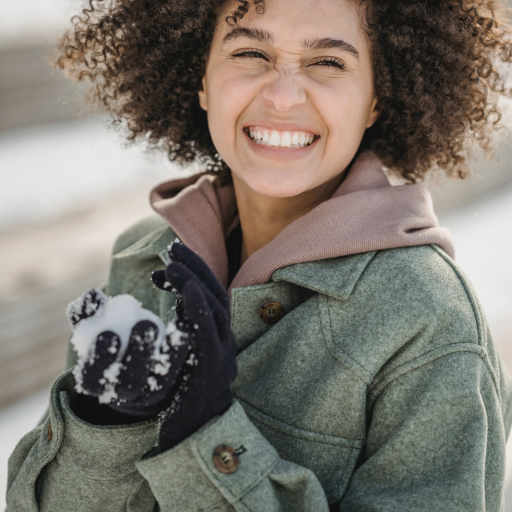
#> input picture demo_image/I0813_01_01.png, 1024 x 1024 px (shown at 1/2 size)
$ python construct_syn.py
#> lines starting #> are read from the running program, lines starting #| are printed output that depends on the picture
#> in synthesize_cbdnet_noise, img is the input picture: PIL image 1024x1024 RGB; mean R, G, B 124.4, 118.5, 109.9
### utils/syn_denoising.py
import numpy as np
from PIL import Image
import cv2, io


def _srgb_to_linear(x):
    x = np.asarray(x, np.float32)
    a, thr = 0.055, 0.04045
    y = np.where(x <= thr, x/12.92, ((x + a)/(1 + a))**2.4)
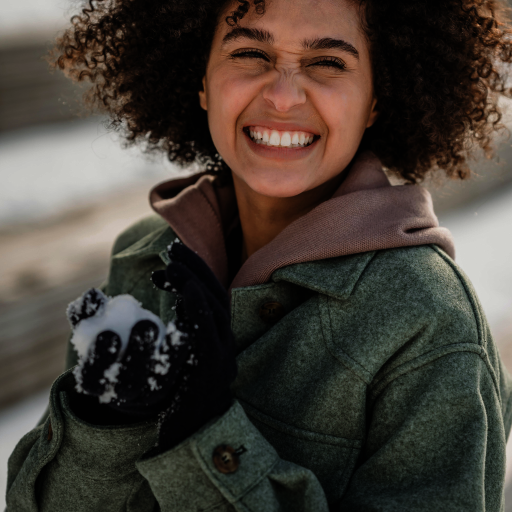
#> y: shape (1024, 1024, 3) float32 (shown at 1/2 size); mean R, G, B 0.273, 0.244, 0.213
    return np.clip(y, 0.0, 1.0)

def _linear_to_srgb(y):
    y = np.asarray(y, np.float32)
    a, thr = 0.055, 0.0031308
    x = np.where(y <= thr, y*12.92, (1 + a)*(y ** (1/2.4)) - a)
    return np.clip(x, 0.0, 1.0)

def _mosaic(rgb_lin, pattern="RGGB"):
    H, W, _ = rgb_lin.shape
    raw = np.zeros((H, W), np.float32)
    # 4 patterns
    if pattern == "RGGB":
        raw[0::2, 0::2] = rgb_lin[0::2, 0::2, 0]
        raw[0::2, 1::2] = rgb_lin[0::2, 1::2, 1]
        raw[1::2, 0::2] = rgb_lin[1::2, 0::2, 1]
        raw[1::2, 1::2] = rgb_lin[1::2, 1::2, 2]
    elif pattern == "BGGR":
        raw[0::2, 0::2] = rgb_lin[0::2, 0::2, 2]
        raw[0::2, 1::2] = rgb_lin[0::2, 1::2, 1]
        raw[1::2, 0::2] = rgb_lin[1::2, 0::2, 1]
        raw[1::2, 1::2] = rgb_lin[1::2, 1::2, 0]
    elif pattern == "GRBG":
        raw[0::2, 0::2] = rgb_lin[0::2, 0::2, 1]
        raw[0::2, 1::2] = rgb_lin[0::2, 1::2, 0]
        raw[1::2, 0::2] = rgb_lin[1::2, 0::2, 2]
        raw[1::2, 1::2] = rgb_lin[1::2, 1::2, 1]
    elif pattern == "GBRG":
        raw[0::2, 0::2] = rgb_lin[0::2, 0::2, 1]
        raw[0::2, 1::2] = rgb_lin[0::2, 1::2, 2]
        raw[1::2, 0::2] = rgb_lin[1::2, 0::2, 0]
        raw[1::2, 1::2] = rgb_lin[1::2, 1::2, 1]
    else:
        raise ValueError("Unknown Bayer pattern")
    return raw


_CV_CODES = {
    "RGGB": ["COLOR_BayerRG2BGR_EA", "COLOR_BayerRG2BGR_VNG", "COLOR_BayerRG2BGR"],
    "BGGR": ["COLOR_BayerBG2BGR_EA", "COLOR_BayerBG2BGR_VNG", "COLOR_BayerBG2BGR"],
    "GRBG": ["COLOR_BayerGR2BGR_EA", "COLOR_BayerGR2BGR_VNG", "COLOR_BayerGR2BGR"],
    "GBRG": ["COLOR_BayerGB2BGR_EA", "COLOR_BayerGB2BGR_VNG", "COLOR_BayerGB2BGR"],
}

def _demosaic_cv2(raw01, pattern):
    raw16 = np.clip(raw01 * 65535.0 + 0.5, 0, 65535).astype(np.uint16)
    code = None
    for name in _CV_CODES[pattern]:
        if hasattr(cv2, name):
            code = getattr(cv2, name)
            break
    if code is None:
        code = getattr(cv2, _CV_CODES[pattern][-1])
    bgr = cv2.cvtColor(raw16, code).astype(np.float32) / 65535.0
    rgb = bgr[..., ::-1]
    return np.clip(rgb, 0.0, 1.0)

def _fit_color_matrix(src_lin, dst_lin, sample_px=200000, eps=1e-6):
    H, W, _ = src_lin.shape
    N = H * W
    if N > sample_px:
        idx = np.random.default_rng().choice(N, sample_px, replace=False)
        X = src_lin.reshape(-1, 3)[idx]
        Y = dst_lin.reshape(-1, 3)[idx]
    else:
        X = src_lin.reshape(-1, 3)
        Y = dst_lin.reshape(-1, 3)

    M, _, _, _ = np.linalg.lstsq(X + eps, Y, rcond=None)  # (3x3)
    return M

def _apply_matrix(img_lin, M):
    H, W, _ = img_lin.shape
    out = img_lin.reshape(-1,3) @ M
    return np.clip(out.reshape(H,W,3), 0.0, 1.0)

def _choose_pattern_and_matrix(L_ref):
    patterns = ["RGGB", "BGGR", "GRBG", "GBRG"]
    best = None
    for p in patterns:
        raw = _mosaic(L_ref, p)
        rec = _demosaic_cv2(raw, p)
        M = _fit_color_matrix(rec, L_ref)
        rec_corr = _apply_matrix(rec, M)
        err = np.mean((rec_corr - L_ref)**2)
        if (best is None) or (err < best[2]):
            best = (p, M, err)
#> this loop made 4 passes
#> pass 1, in _demosaic_cv2, `raw16 = np.clip(raw01 * 65535.0 + 0.5, 0, 65535).astype(np.uint16)`:
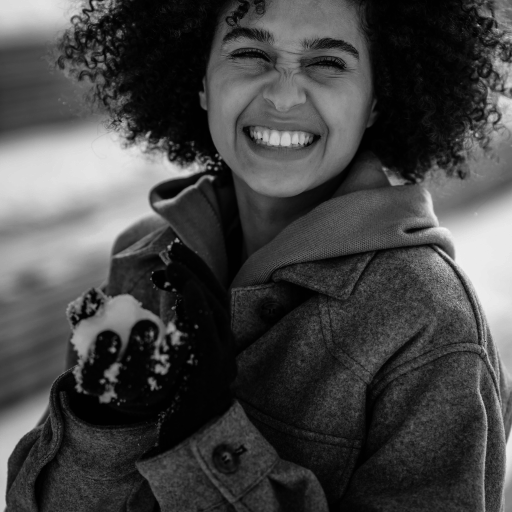
#> raw16: shape (1024, 1024) uint16 (shown at 1/2 size); min 60, max 58737, mean 15943.9; drawn with min black and max white
#> after the loop:
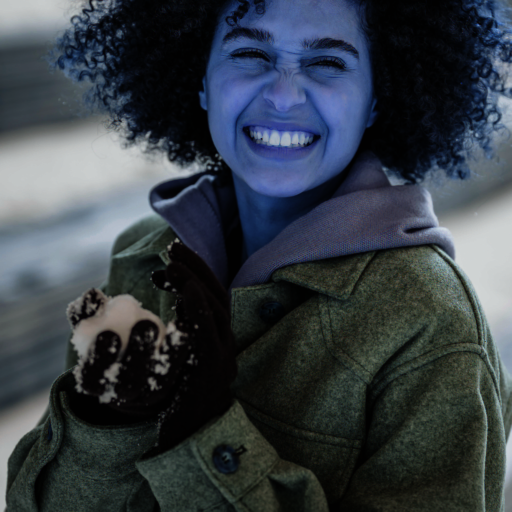
#> rec: shape (1024, 1024, 3) float32 (shown at 1/2 size); mean R, G, B 0.213, 0.243, 0.273
    return best  # (pattern, M, mse)

def synthesize_cbdnet_noise(input_path, output_path, seed=None, jpeg_prob=0.5):
    rng = np.random.default_rng(None if seed is None else int(seed))

    img = Image.open(input_path).convert("RGB")
    srgb = np.asarray(img, np.float32) / 255.0
    L_ref = _srgb_to_linear(srgb)

    pattern, color_M, _ = _choose_pattern_and_matrix(L_ref)
#> pattern = 'GRBG'; color_M = [[-0.0711, 0.088, 0.82], [0.12, 0.886, 0.217], [0.951, 0.0317, -0.0471]]

    raw_clean = _mosaic(L_ref, pattern)
#> in _mosaic (call 5), `raw[0::2, 0::2] = rgb_lin[0::2, 0::2, 1]`:
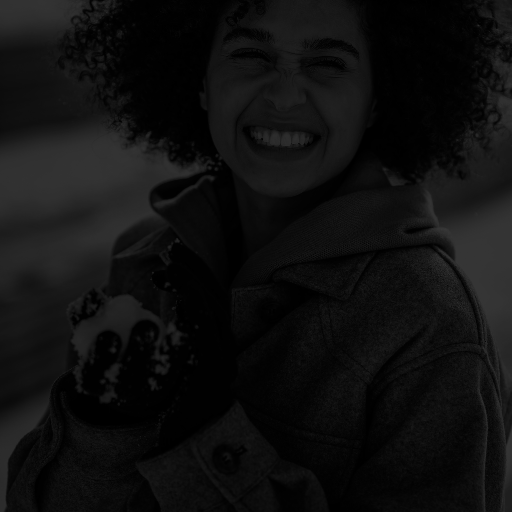
#> raw: shape (1024, 1024) float32 (shown at 1/2 size); min 0, max 0.863, mean 0.0608
#> in _mosaic (call 5), `raw[0::2, 1::2] = rgb_lin[0::2, 1::2, 0]`:
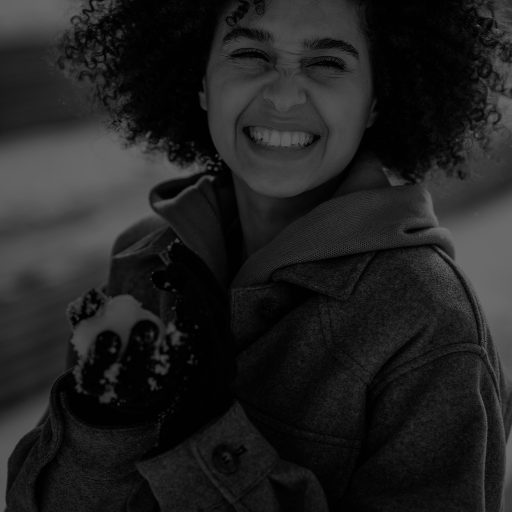
#> raw: shape (1024, 1024) float32 (shown at 1/2 size); min 0, max 0.905, mean 0.129
#> in _mosaic (call 5), `raw[1::2, 0::2] = rgb_lin[1::2, 0::2, 2]`:
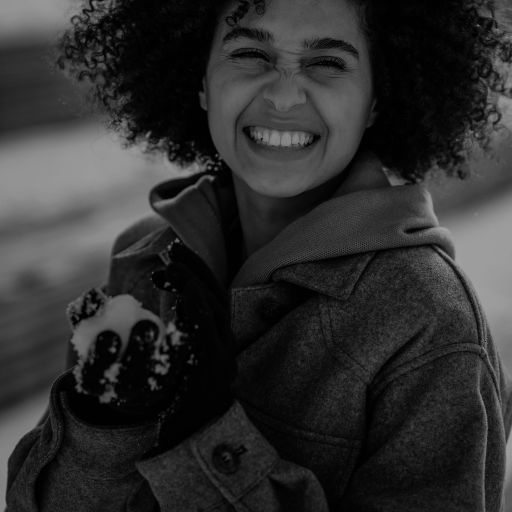
#> raw: shape (1024, 1024) float32 (shown at 1/2 size); min 0, max 0.905, mean 0.182
    sigma_s = rng.uniform(0.0, 0.16)
    sigma_c = rng.uniform(0.0, 0.06)
    var_map = raw_clean * (sigma_s**2) + (sigma_c**2)
    noise = rng.normal(0.0, np.sqrt(var_map), size=raw_clean.shape).astype(np.float32)
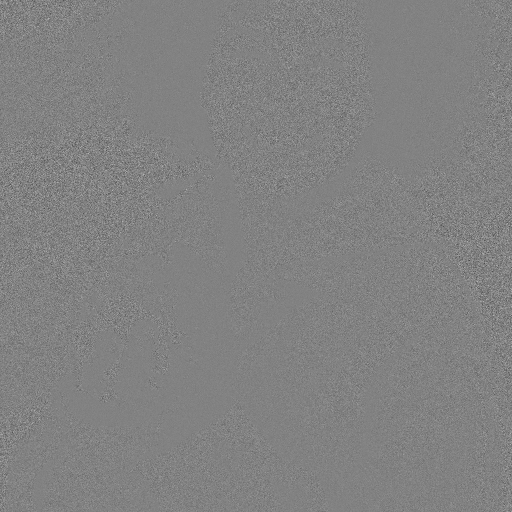
#> noise: shape (1024, 1024) float32 (shown at 1/2 size); min -0.256, max 0.247, mean -7.13e-06; drawn with min black and max white
    raw_noisy = np.clip(raw_clean + noise, 0.0, 1.0)

    L_noisy = _demosaic_cv2(raw_noisy, pattern)
    L_noisy = _apply_matrix(L_noisy, color_M)

    y = _linear_to_srgb(L_noisy)
    out = Image.fromarray((y*255.0 + 0.5).astype(np.uint8), "RGB")

    if rng.random() < jpeg_prob:
        Q = int(rng.integers(60, 101))
        buf = io.BytesIO()
        out.save(buf, format="JPEG", quality=Q, subsampling=0, optimize=True)
        buf.seek(0)
        out = Image.open(buf).convert("RGB")

    out.save(output_path)

### construct_syn.py
from utils.syn_denoising import synthesize_cbdnet_noise


synthesize_cbdnet_noise("./demo_image/I0813_01_01.png", "./1.png")
